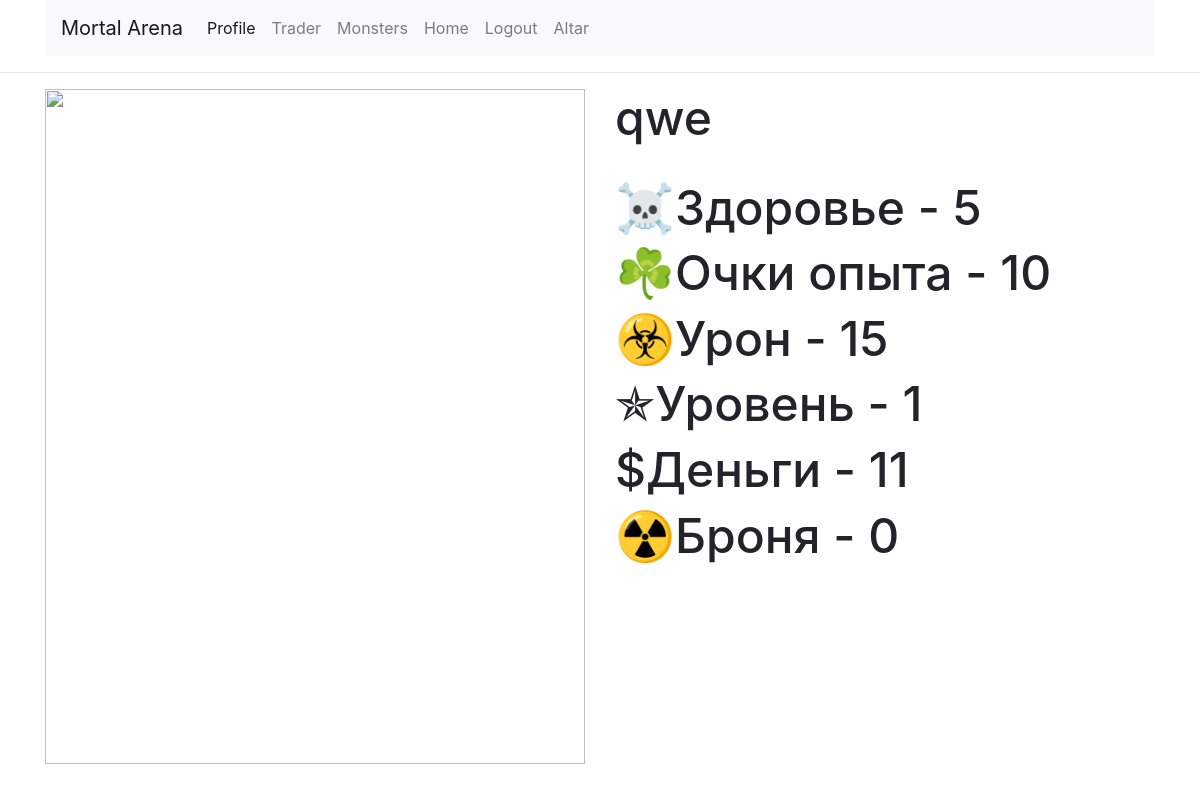
The page /profile (signed in) on the database its author committed.
### app/models.py (models this page shows, shortened)
class User(UserMixin, db.Model):
    id = db.Column(db.Integer, primary_key=True)
    username = db.Column(db.String(64), index=True, unique=True)
    email = db.Column(db.String(120), index=True, unique=True)
    password_hash = db.Column(db.String(128))
    posts = db.relationship('Post', backref='author', lazy='dynamic')
    xp = db.Column(db.Integer, default=0)
    hp =db.Column(db.Integer, default=30)
    damage = db.Column(db.Integer, default=5)
    armor =db.Column(db.Integer, default=0)
    level = db.Column(db.Integer, default=1)
    money = db.Column(db.Integer, default=10)

### app/routes.py (the view)
@app.route('/profile')
@login_required
def profile():
    return render_template('profile.html', user=current_user, monsters=monsters)

### app/models.py (called while the page is built)
@login.user_loader
def load_user(id):
    return User.query.get(int(id))

### app/templates/profile.html (shortened to what this page needs)
{% extends "base.html" %}
{% block content %}
    <div class="container">
        <div class="row">
            <div class="col-6">
                <img src="https://vignette.wikia.nocookie.net/stronghold/images/3/32/Рыцарь.png/revision/latest/top-crop/width/360/height/450?cb=20130205131714&path-prefix=ru" alt="" height="675px" width="540px">
            </div>
            <div class="col-6">
                <h3><font size = "24">{{user.username}}</h3></font>
                <br>
                <h5><font size = "24">&#9760;Здоровье - {{user.hp}}</h5></font>
                <h5><font size = "24">&#9752;Очки опыта - {{user.xp}}</h5></font>
                <h5><font size = "24">&#9763;Урон - {{user.damage}}</h5></font>
                <h5><font size = "24">&#10031;Уровень - {{user.level}}</h5></font>
                <h5><font size = "24">&#36;Деньги - {{user.money}}</h5></font>
                <h5><font size = "24">&#9762;Броня - {{user.armor}}</h5></font>
            </div>
        </div>
    </div>
{% endblock %}

### app/templates/profile.html (style rules this page uses)
body { background-image: url(https://luxfon.com/images/201203/luxfon.com_1193.jpg); background-size: cover }

### rows shown on the page
User: username "qwe", hp "5", xp "10", damage "15", level "1", money "11", armor "0"
